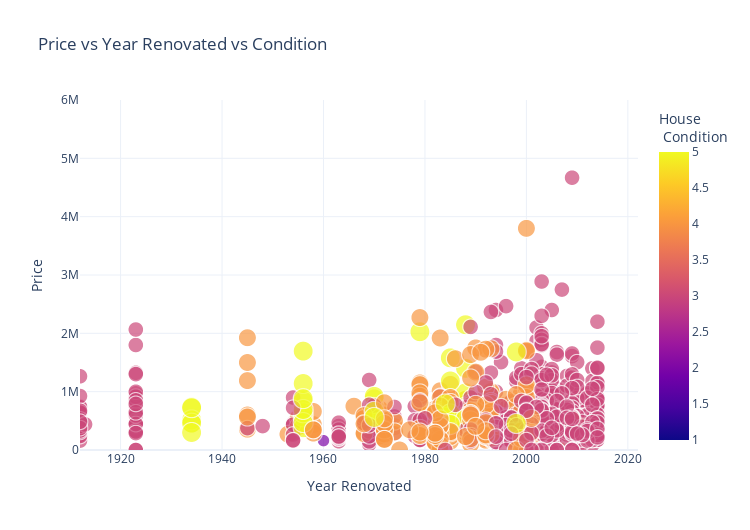

Write notebook code for a chart like this one.
### Code cell
#Plotted scatter plot between price vs year renovated vs condition
fig = px.scatter(df, x = 'yr_renovated', y = 'price', size = 'condition', hover_name = 'city', color = 'condition', 
           color_discrete_sequence=px.colors.sequential.swatches_continuous(), template = 'plotly_white', title = 'Price vs Year Renovated vs Condition',
                 labels={
                     "price": "Price",
                     "yr_renovated": "Year Renovated",
                     "condition": "House <br> Condition"})
fig.update_layout(yaxis_range=[0 , 6000000], xaxis_range=[1912, 2022], width=750, height=530)
fig.show()

### Figure 1 — Plotly figure (JSON) as saved in the notebook; plotly's stock layout.template omitted (floating-point values rounded to 4 significant figures; data arrays with more than 128 entries replaced by an {"elided": "..."} marker saying what was removed)
{"data": [{"hovertemplate": "<b>%{hovertext}</b><br><br>Year Renovated=%{x}<br>Price=%{y}<br>House <br> Condition=%{marker.color}<extra></extra>", "hovertext": {"elided": "4600 str values"}, "legendgroup": "", "marker": {"color": {"elided": "4600 int values"}, "coloraxis": "coloraxis", "size": {"elided": "4600 int values"}, "sizemode": "area", "sizeref": 0.0125, "symbol": "circle"}, "mode": "markers", "name": "", "showlegend": false, "type": "scattergl", "x": {"elided": "4600 int values"}, "xaxis": "x", "y": {"elided": "4600 float values"}, "yaxis": "y"}], "layout": {"coloraxis": {"colorbar": {"title": {"text": "House <br> Condition"}}, "colorscale": [[0, "#0d0887"], [0.1111, "#46039f"], [0.2222, "#7201a8"], [0.3333, "#9c179e"], [0.4444, "#bd3786"], [0.5556, "#d8576b"], [0.6667, "#ed7953"], [0.7778, "#fb9f3a"], [0.8889, "#fdca26"], [1, "#f0f921"]]}, "height": 530, "legend": {"itemsizing": "constant", "tracegroupgap": 0}, "title": {"text": "Price vs Year Renovated vs Condition"}, "width": 750, "xaxis": {"anchor": "y", "domain": [0, 1], "range": [1912, 2022], "title": {"text": "Year Renovated"}}, "yaxis": {"anchor": "x", "domain": [0, 1], "range": [0, 6000000], "title": {"text": "Price"}}}}
